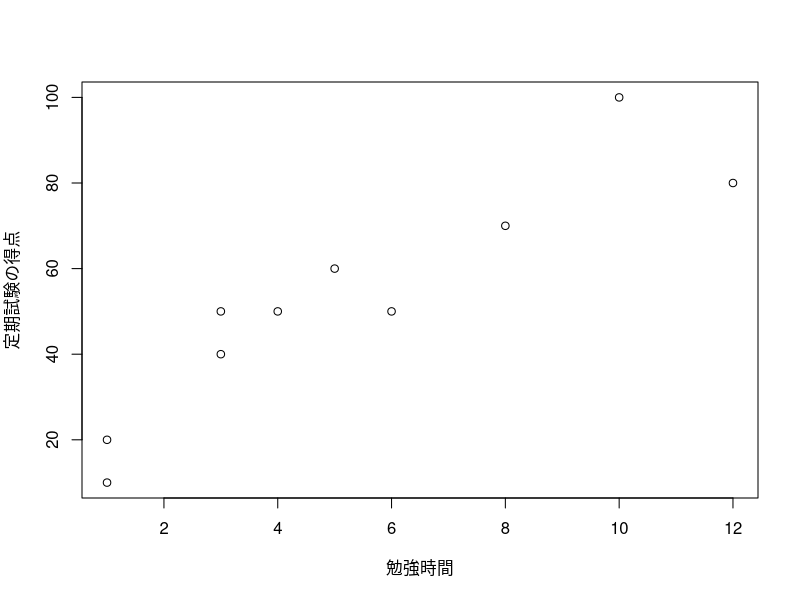

This chart was generated by the following R code:
勉強時間 <- c(1, 3, 10, 12, 6, 3, 8, 4, 1, 5)
定期試験の得点 <- c(20, 40, 100, 80, 50, 50, 70, 50, 10, 60)
plot(勉強時間, 定期試験の得点)
cor(勉強時間, 定期試験の得点)
洋食派か和食派か <- c("洋食", "和食", "和食", "洋食", "和食", "洋食", "洋食", "和食", "洋食", "洋食", "和食", "洋食", "和食", "洋食", "和食", "和食", "洋食", "洋食", "和食", "和食")
甘党か辛党か <- c("甘党", "辛党", "甘党", "甘党", "辛党", "辛党", "辛党", "辛党", "甘党", "甘党", "甘党", "甘党", "辛党", "辛党", "甘党", "辛党", "辛党", "甘党", "辛党", "辛党")
table(洋食派か和食派か, 甘党か辛党か)
洋食派か和食派かイチゼロ <- ifelse(洋食派か和食派か == "洋食", 1, 0)
甘党か辛党かイチゼロ <- ifelse(甘党か辛党か == "甘党", 1, 0)
cor(洋食派か和食派かイチゼロ, 甘党か辛党かイチゼロ)
